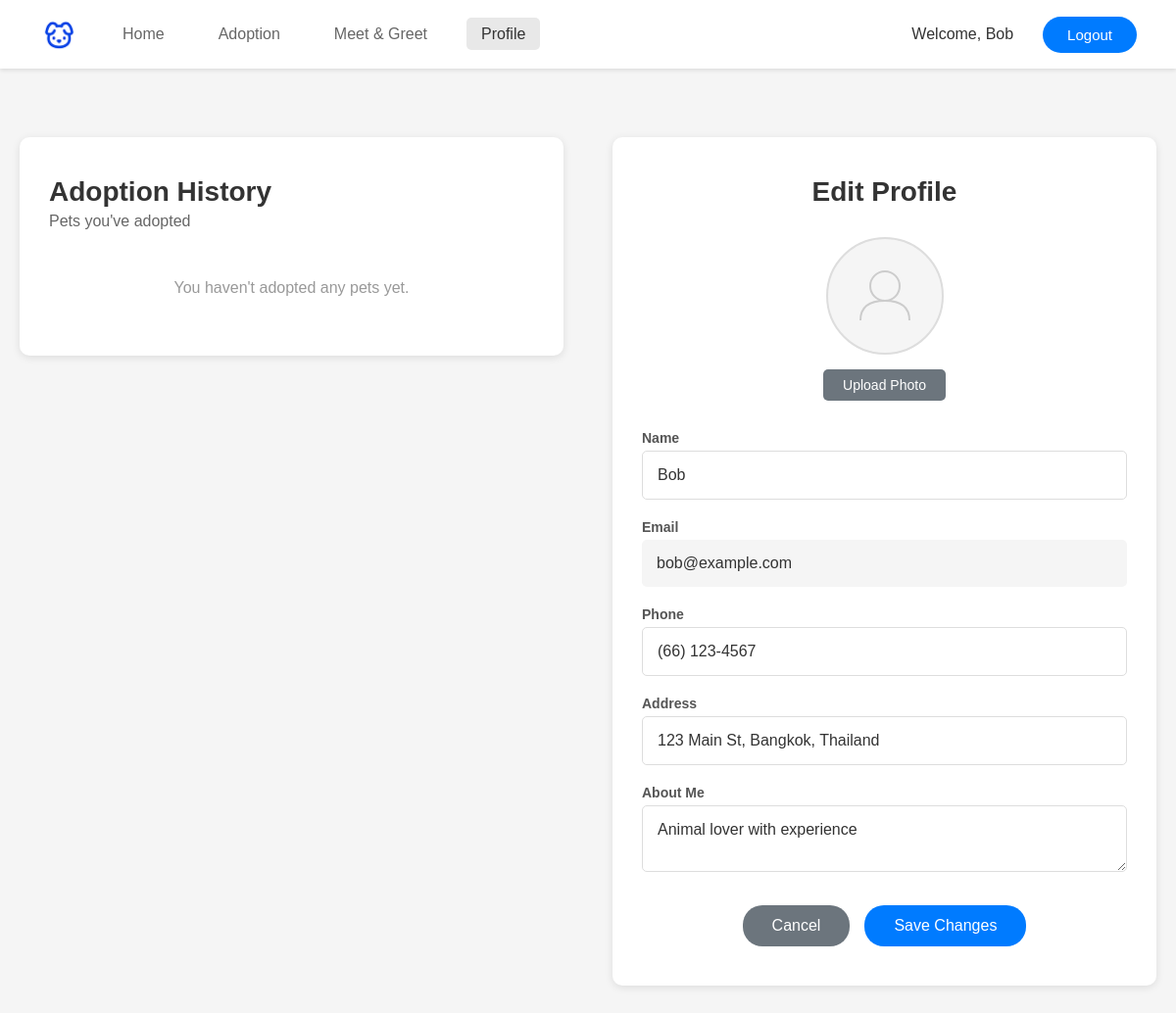
/PetAdoption/user/editProfile.php (signed in), run on the app's committed database.
### tables this page shows
CREATE TABLE Users (
    User_id INT PRIMARY KEY AUTO_INCREMENT,
    Phone VARCHAR(20),
    Email VARCHAR(255) UNIQUE NOT NULL,
    Address TEXT,
    Password VARCHAR(255) NOT NULL,
    Name VARCHAR(100) NOT NULL,
    created_at TIMESTAMP DEFAULT CURRENT_TIMESTAMP
);

### PetAdoption/user/editProfile.php (the view, shortened to what this page needs)
<?php
require_once '../config.php';
$user_id = $_SESSION['user_id'];
$sql = "SELECT * FROM Users WHERE User_id = ?";
$stmt = $conn->prepare($sql);
$stmt->bind_param("i", $user_id);
$stmt->execute();
$user = $stmt->get_result()->fetch_assoc();
$sql = "SELECT a.*, p.Pet_Name, p.Breed, p.Species
        FROM Application a
        JOIN Pets p ON a.Pet_id = p.Pet_id
        WHERE a.User_id = ? AND a.Status = 'Approved'
        ORDER BY a.Application_date DESC";
$stmt = $conn->prepare($sql);
$stmt->bind_param("i", $user_id);
$stmt->execute();
$adoptions = $stmt->get_result();
?>
<!DOCTYPE html>
<html lang="en">
<head>
    <link rel="stylesheet" href="../css/style.css">
    <link rel="stylesheet" href="../css/profile.css">
</head>
<body>
    <nav>
        <div class="nav-left">
            <div class="logo">
                <img src="../Image/PetLogo.png" alt="Pet Adoption Logo">
            </div>
            <ul class="nav-links">
                <li><a href="index.php">Home</a></li>
                <li><a href="pet.php">Adoption</a></li>
                <li><a href="shelter.php">Meet & Greet</a></li>
                <li><a href="profile.php" class="active">Profile</a></li>
            </ul>
        </div>
        <div class="nav-right">
            <span style="color: #333; margin-right: 15px;">Welcome, <?php echo htmlspecialchars($user['Name']); ?></span>
            <a href="logout.php" class="btn btn-login">Logout</a>
        </div>
    </nav>
    <div class="profile-container">
        <div class="profile-content">
            <div class="adoption-history">
                <h2>Adoption History</h2>
                <p class="subtitle">Pets you've adopted</p>
                <?php if($adoptions && $adoptions->num_rows > 0): ?>
                    <?php while($adoption = $adoptions->fetch_assoc()): ?>
                        <div class="adopted-pet-card">
                            <img src="../Image/<?php echo htmlspecialchars($adoption['Species']); ?>s/<?php echo strtolower($adoption['Species']); ?>01.jpg" alt="<?php echo htmlspecialchars($adoption['Pet_Name']); ?>" onerror="this.src='../Image/pet-placeholder.jpg'">
                            <div class="pet-details">
                                <h3><?php echo htmlspecialchars($adoption['Pet_Name']); ?></h3>
                                <p>Breed: <?php echo htmlspecialchars($adoption['Breed']); ?></p>
                                <p>Adopted: <?php echo date('F d, Y', strtotime($adoption['Application_date'])); ?></p>
                                <p>Status: <?php echo htmlspecialchars($adoption['Status']); ?></p>
                            </div>
                        </div>
                    <?php endwhile; ?>
                <?php else: ?>
                    <p style="text-align: center; padding: 20px; color: #999;">You haven't adopted any pets yet.</p>
                <?php endif; ?>
            </div>
            <div class="my-profile">
                <h2>Edit Profile</h2>
                <form method="POST" action="editProfile.php">
                <div class="profile-picture">
                    <div class="avatar-placeholder">
                        <svg width="80" height="80" viewBox="0 0 80 80" fill="none">
                            <circle cx="40" cy="30" r="15" stroke="#ccc" stroke-width="2" fill="none"/>
                            <path d="M 15 65 Q 15 45 40 45 Q 65 45 65 65" stroke="#ccc" stroke-width="2" fill="none"/>
                        </svg>
                    </div>
                    <button class="upload-photo-btn">Upload Photo</button>
                </div>
                    <div class="profile-info">
                        <div class="info-field">
                            <label>Name</label>
                            <input type="text" name="name" value="<?php echo htmlspecialchars($user['Name']); ?>" required>
                        </div>
                        <div class="info-field">
                            <label>Email</label>
                            <input type="email" value="<?php echo htmlspecialchars($user['Email']); ?>" readonly>
                        </div>
                        <div class="info-field">
                            <label>Phone</label>
                            <input type="tel" name="phone" value="<?php echo htmlspecialchars($user['Phone'] ?? ''); ?>">
                        </div>
                        <div class="info-field">
                            <label>Address</label>
                            <input type="text" name="address" value="<?php echo htmlspecialchars($user['Address'] ?? ''); ?>">
                        </div>
                        <div class="info-field">
                            <label>About Me</label>
                            <textarea name="bio"><?php echo htmlspecialchars($user['Bio'] ?? ''); ?></textarea>
                        </div>
                        <div class="edit-actions">
                            <button type="button" class="cancel-btn" onclick="window.location.href='profile.php'">Cancel</button>
                            <button type="submit" class="save-btn">Save Changes</button>
                        </div>
                    </div>
                </form>
            </div>
        </div>
    </div>
</body>
</html>

### PetAdoption/css/style.css (style rules this page uses)
* { margin: 0; padding: 0; box-sizing: border-box; }
body { font-family: Arial, sans-serif; background-color: #f5f5f5; }
nav { background-color: #ffffff; box-shadow: 0 2px 4px rgba(0, 0, 0, 0.1); padding: 15px 40px; display: flex; justify-content: space-between; align-items: center; }
.nav-left { display: flex; align-items: center; gap: 30px; }
.logo { display: flex; align-items: center; gap: 10px; }
.logo img { height: 40px; width: auto; }
.nav-links { display: flex; list-style: none; gap: 25px; align-items: center; }
.nav-links a { text-decoration: none; color: #666; font-size: 16px; font-weight: 500; padding: 8px 15px; border-radius: 5px; transition: all 0.3s ease; }
.nav-links a.active { color: #333; background-color: #e8e8e8; }
.nav-right { display: flex; gap: 15px; align-items: center; }
.btn { padding: 10px 25px; border-radius: 20px; font-size: 15px; font-weight: 500; cursor: pointer; border: none; transition: all 0.3s ease; text-decoration: none; display: inline-block; }
.btn-login { background-color: #007BFF; color: white; }

### PetAdoption/css/profile.css (style rules this page uses)
.profile-container { max-width: 1400px; margin: 50px auto; padding: 20px; }
.profile-content { display: grid; grid-template-columns: 1fr 1fr; gap: 50px; align-items: start; }
.adoption-history { background-color: white; padding: 40px 30px; border-radius: 10px; box-shadow: 0 2px 8px rgba(0, 0, 0, 0.1); }
.adoption-history h2 { font-size: 28px; color: #333; margin-bottom: 5px; font-weight: bold; }
.subtitle { font-size: 16px; color: #666; margin-bottom: 30px; }
.my-profile { background-color: white; padding: 40px 30px; border-radius: 10px; box-shadow: 0 2px 8px rgba(0, 0, 0, 0.1); }
.my-profile h2 { font-size: 28px; color: #333; margin-bottom: 30px; text-align: center; font-weight: bold; }
.profile-picture { display: flex; flex-direction: column; align-items: center; gap: 15px; margin-bottom: 30px; }
.avatar-placeholder { width: 120px; height: 120px; border-radius: 50%; background-color: #f5f5f5; border: 2px solid #ddd; display: flex; align-items: center; justify-content: center; }
.upload-photo-btn { background-color: #6c757d; color: white; border: none; padding: 8px 20px; border-radius: 5px; font-size: 14px; cursor: pointer; transition: background-color 0.3s ease; }
.profile-info { max-width: 500px; margin: 0 auto; }
.info-field { margin-bottom: 20px; }
.info-field label { display: block; font-size: 14px; font-weight: 600; color: #555; margin-bottom: 5px; }
.info-field input, .info-field textarea { width: 100%; padding: 15px; border: 1px solid #ddd; background-color: #fff; border-radius: 5px; font-size: 16px; color: #333; font-family: Arial, sans-serif; }
.info-field input:read-only, .info-field textarea:read-only { background-color: #f5f5f5; border: none; }
.info-field textarea { resize: vertical; min-height: 60px; }
.edit-actions { display: flex; gap: 15px; justify-content: center; margin-top: 30px; }
.cancel-btn, .save-btn { padding: 12px 30px; border: none; border-radius: 20px; font-size: 16px; font-weight: 500; cursor: pointer; transition: all 0.3s ease; }
.cancel-btn { background-color: #6c757d; color: white; }
.save-btn { background-color: #007BFF; color: white; }

### data on the page
users: Name "Bob", name "Bob", Email "bob@example.com", phone "(66) 123-4567", address "123 Main St, Bangkok, Thailand", bio "Animal lover with experience"
